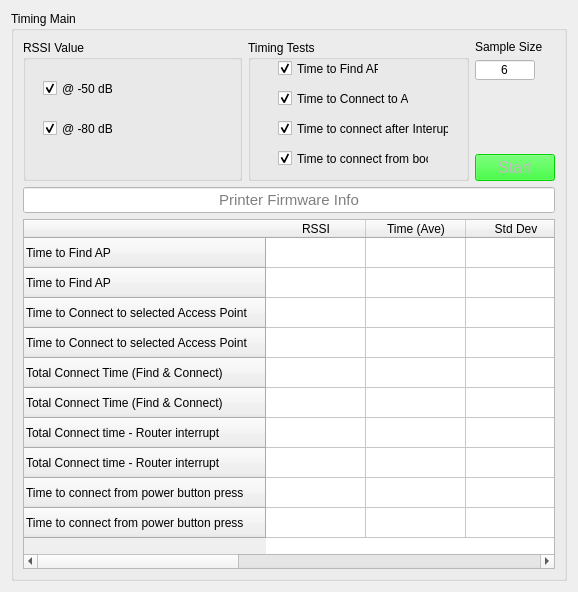
          <widget class="QWidget" name="TimingTab">
           <attribute name="title">
            <string>Timing</string>
           </attribute>
           <layout class="QGridLayout" name="gridLayout_11">
            <item row="0" column="0">
             <widget class="QGroupBox" name="groupBox">
              <property name="title">
               <string>Timing Main</string>
              </property>
              <layout class="QGridLayout" name="gridLayout_12">
               <item row="0" column="0">
                <layout class="QVBoxLayout" name="verticalLayout_5">
                 <item>
                  <layout class="QVBoxLayout" name="verticalLayout_4">
                   <item>
                    <layout class="QHBoxLayout" name="horizontalLayout_4">
                     <item>
                      <widget class="QGroupBox" name="groupBox_12">
                       <property name="minimumSize">
                        <size>
                         <width>120</width>
                         <height>131</height>
                        </size>
                       </property>
                       <property name="maximumSize">
                        <size>
                         <width>10000</width>
                         <height>10000</height>
                        </size>
                       </property>
                       <property name="title">
                        <string>RSSI Value</string>
                       </property>
                       <widget class="QCheckBox" name="time_50chk">
                        <property name="geometry">
                         <rect>
                          <x>20</x>
                          <y>40</y>
                          <width>70</width>
                          <height>17</height>
                         </rect>
                        </property>
                        <property name="text">
                         <string>@ -50 dBm</string>
                        </property>
                        <property name="checked">
                         <bool>true</bool>
                        </property>
                       </widget>
                       <widget class="QCheckBox" name="time_80chk">
                        <property name="geometry">
                         <rect>
                          <x>20</x>
                          <y>80</y>
                          <width>70</width>
                          <height>17</height>
                         </rect>
                        </property>
                        <property name="text">
                         <string>@ -80 dBm</string>
                        </property>
                        <property name="checked">
                         <bool>true</bool>
                        </property>
                       </widget>
                      </widget>
                     </item>
                     <item>
                      <widget class="QGroupBox" name="groupBox_2">
                       <property name="minimumSize">
                        <size>
                         <width>221</width>
                         <height>141</height>
                        </size>
                       </property>
                       <property name="maximumSize">
                        <size>
                         <width>10000</width>
                         <height>10000</height>
                        </size>
                       </property>
                       <property name="title">
                        <string>Timing Tests</string>
                       </property>
                       <widget class="QCheckBox" name="time_connFromBootchk">
                        <property name="geometry">
                         <rect>
                          <x>30</x>
                          <y>110</y>
                          <width>151</width>
                          <height>17</height>
                         </rect>
                        </property>
                        <property name="text">
                         <string>Time to connect from boot</string>
                        </property>
                        <property name="checked">
                         <bool>true</bool>
                        </property>
                       </widget>
                       <widget class="QCheckBox" name="time_findAPchk">
                        <property name="geometry">
                         <rect>
                          <x>30</x>
                          <y>20</y>
                          <width>101</width>
                          <height>17</height>
                         </rect>
                        </property>
                        <property name="text">
                         <string>Time to Find AP</string>
                        </property>
                        <property name="checked">
                         <bool>true</bool>
                        </property>
                       </widget>
                       <widget class="QCheckBox" name="time_connAPchk">
                        <property name="geometry">
                         <rect>
                          <x>30</x>
                          <y>50</y>
                          <width>131</width>
                          <height>17</height>
                         </rect>
                        </property>
                        <property name="text">
                         <string>Time to Connect to AP</string>
                        </property>
                        <property name="checked">
                         <bool>true</bool>
                        </property>
                       </widget>
                       <widget class="QCheckBox" name="time_connAfterIntrchk">
                        <property name="geometry">
                         <rect>
                          <x>30</x>
                          <y>80</y>
                          <width>171</width>
                          <height>17</height>
                         </rect>
                        </property>
                        <property name="text">
                         <string>Time to connect after Interupt</string>
                        </property>
                        <property name="checked">
                         <bool>true</bool>
                        </property>
                       </widget>
                      </widget>
                     </item>
                     <item>
                      <layout class="QVBoxLayout" name="verticalLayout_3">
                       <item>
                        <widget class="QLabel" name="label_28">
                         <property name="text">
                          <string>Sample Size</string>
                         </property>
                        </widget>
                       </item>
                       <item>
                        <widget class="QLineEdit" name="time_sampNum">
                         <property name="maximumSize">
                          <size>
                           <width>60</width>
                           <height>20</height>
                          </size>
                         </property>
                         <property name="styleSheet">
                          <string notr="true">background-color: rgb(255, 255, 255);</string>
                         </property>
                         <property name="text">
                          <string>6</string>
                         </property>
                         <property name="alignment">
                          <set>Qt::AlignCenter</set>
                         </property>
                        </widget>
                       </item>
                       <item>
                        <spacer name="verticalSpacer">
                         <property name="orientation">
                          <enum>Qt::Vertical</enum>
                         </property>
                         <property name="sizeHint" stdset="0">
                          <size>
                           <width>20</width>
                           <height>40</height>
                          </size>
                         </property>
                        </spacer>
                       </item>
                       <item>
                        <widget class="QPushButton" name="time_StartBtn">
                         <property name="enabled">
                          <bool>false</bool>
                         </property>
                         <property name="font">
                          <font>
                           <pointsize>12</pointsize>
                          </font>
                         </property>
                         <property name="styleSheet">
                          <string notr="true">background-color: rgb(0, 255, 0);</string>
                         </property>
                         <property name="text">
                          <string>Start</string>
                         </property>
                        </widget>
                       </item>
                      </layout>
                     </item>
                    </layout>
                   </item>
                   <item>
                    <widget class="QLineEdit" name="time_infoline">
                     <property name="font">
                      <font>
                       <pointsize>11</pointsize>
                      </font>
                     </property>
                     <property name="styleSheet">
                      <string notr="true">background-color: rgb(255, 255, 255);</string>
                     </property>
                     <property name="alignment">
                      <set>Qt::AlignCenter</set>
                     </property>
                     <property name="placeholderText">
                      <string>Printer Firmware Info</string>
                     </property>
                    </widget>
                   </item>
                  </layout>
                 </item>
                 <item>
                  <widget class="QTableWidget" name="time_Table">
                   <property name="minimumSize">
                    <size>
                     <width>532</width>
                     <height>350</height>
                    </size>
                   </property>
                   <row>
                    <property name="text">
                     <string>Time to Find AP</string>
                    </property>
                   </row>
                   <row>
                    <property name="text">
                     <string>Time to Find AP</string>
                    </property>
                   </row>
                   <row>
                    <property name="text">
                     <string>Time to Connect to selected Access Point</string>
                    </property>
                   </row>
                   <row>
                    <property name="text">
                     <string>Time to Connect to selected Access Point</string>
                    </property>
                   </row>
                   <row>
                    <property name="text">
                     <string>Total Connect Time (Find &amp; Connect)</string>
                    </property>
                   </row>
                   <row>
                    <property name="text">
                     <string>Total Connect Time (Find &amp; Connect)</string>
                    </property>
                   </row>
                   <row>
                    <property name="text">
                     <string>Total Connect time - Router interrupt</string>
                    </property>
                   </row>
                   <row>
                    <property name="text">
                     <string>Total Connect time - Router interrupt</string>
                    </property>
                   </row>
                   <row>
                    <property name="text">
                     <string>Time to connect from power button press</string>
                    </property>
                   </row>
                   <row>
                    <property name="text">
                     <string>Time to connect from power button press</string>
                    </property>
                   </row>
                   <column>
                    <property name="text">
                     <string>RSSI</string>
                    </property>
                   </column>
                   <column>
                    <property name="text">
                     <string>Time (Ave)</string>
                    </property>
                   </column>
                   <column>
                    <property name="text">
                     <string>Std Dev</string>
                    </property>
                   </column>
                   <column>
                    <property name="text">
                     <string>Max</string>
                    </property>
                   </column>
                   <column>
                    <property name="text">
                     <string>Min</string>
                    </property>
                   </column>
                   <item row="0" column="0">
                    <property name="text">
                     <string/>
                    </property>
                    <property name="textAlignment">
                     <set>AlignHCenter|AlignVCenter|AlignCenter</set>
                    </property>
                   </item>
                   <item row="1" column="0">
                    <property name="text">
                     <string/>
                    </property>
                    <property name="textAlignment">
                     <set>AlignHCenter|AlignVCenter|AlignCenter</set>
                    </property>
                   </item>
                   <item row="2" column="0">
                    <property name="text">
                     <string/>
                    </property>
                    <property name="textAlignment">
                     <set>AlignHCenter|AlignVCenter|AlignCenter</set>
                    </property>
                   </item>
                   <item row="3" column="0">
                    <property name="text">
                     <string/>
                    </property>
                    <property name="textAlignment">
                     <set>AlignHCenter|AlignVCenter|AlignCenter</set>
                    </property>
                   </item>
                   <item row="4" column="0">
                    <property name="text">
                     <string/>
                    </property>
                    <property name="textAlignment">
                     <set>AlignHCenter|AlignVCenter|AlignCenter</set>
                    </property>
                   </item>
                   <item row="5" column="0">
                    <property name="text">
                     <string/>
                    </property>
                    <property name="textAlignment">
                     <set>AlignHCenter|AlignVCenter|AlignCenter</set>
                    </property>
                   </item>
                   <item row="6" column="0">
                    <property name="text">
                     <string/>
                    </property>
                    <property name="textAlignment">
                     <set>AlignHCenter|AlignVCenter|AlignCenter</set>
                    </property>
                   </item>
                   <item row="7" column="0">
                    <property name="text">
                     <string/>
                    </property>
                    <property name="textAlignment">
                     <set>AlignHCenter|AlignVCenter|AlignCenter</set>
                    </property>
                   </item>
                   <item row="8" column="0">
                    <property name="text">
                     <string/>
                    </property>
                    <property name="textAlignment">
                     <set>AlignHCenter|AlignVCenter|AlignCenter</set>
                    </property>
                   </item>
                  </widget>
                 </item>
                </layout>
               </item>
              </layout>
             </widget>
            </item>
           </layout>
          </widget>
